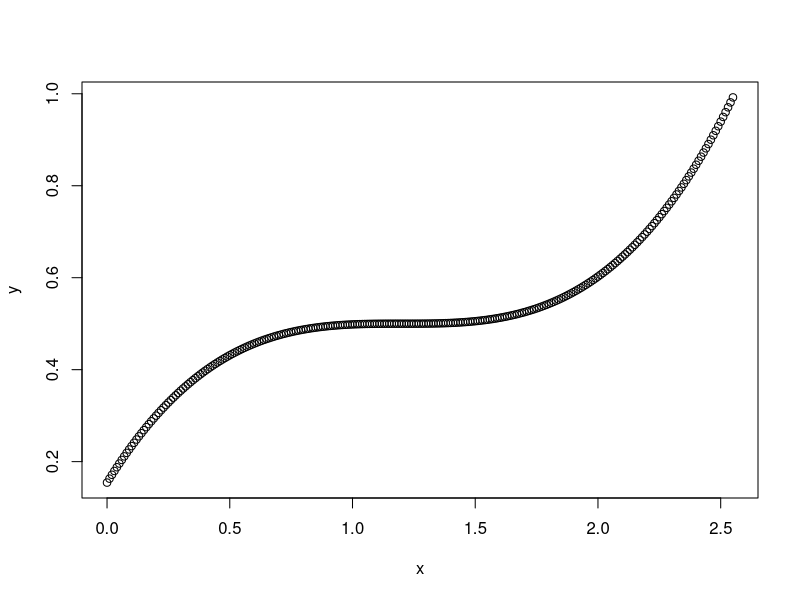
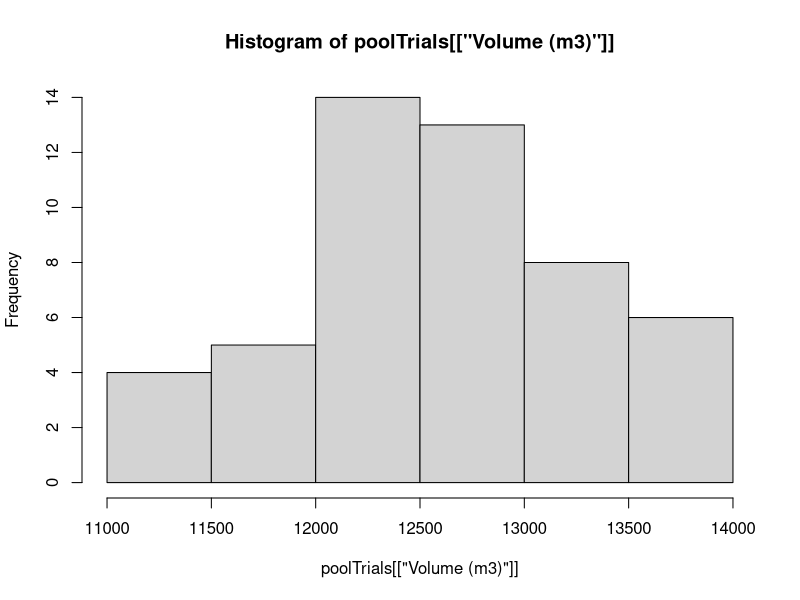
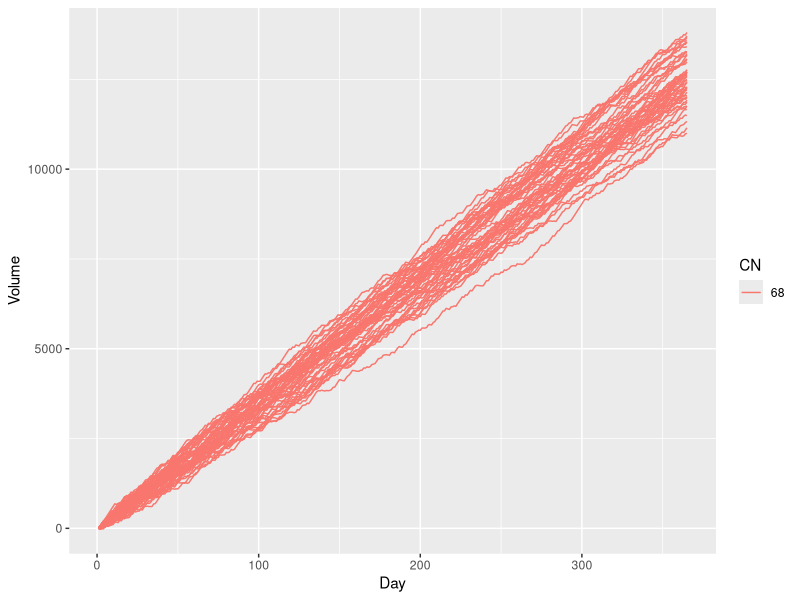
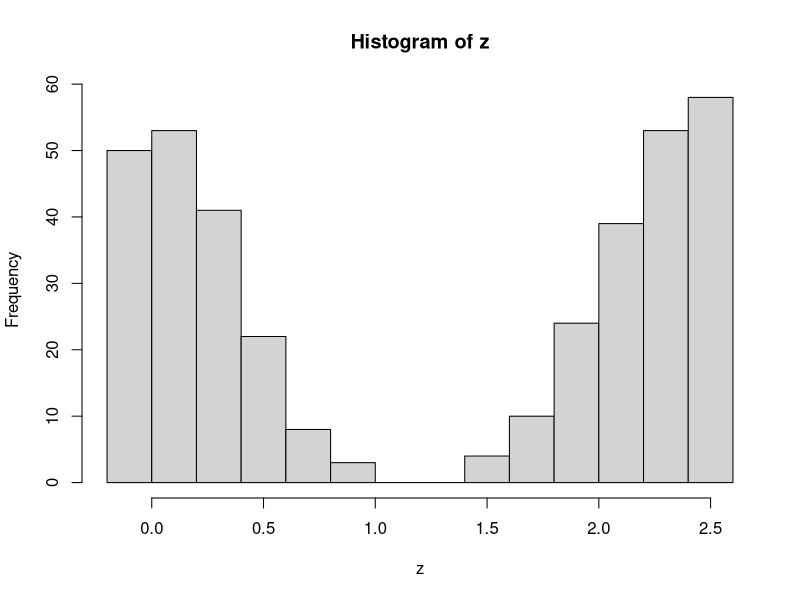
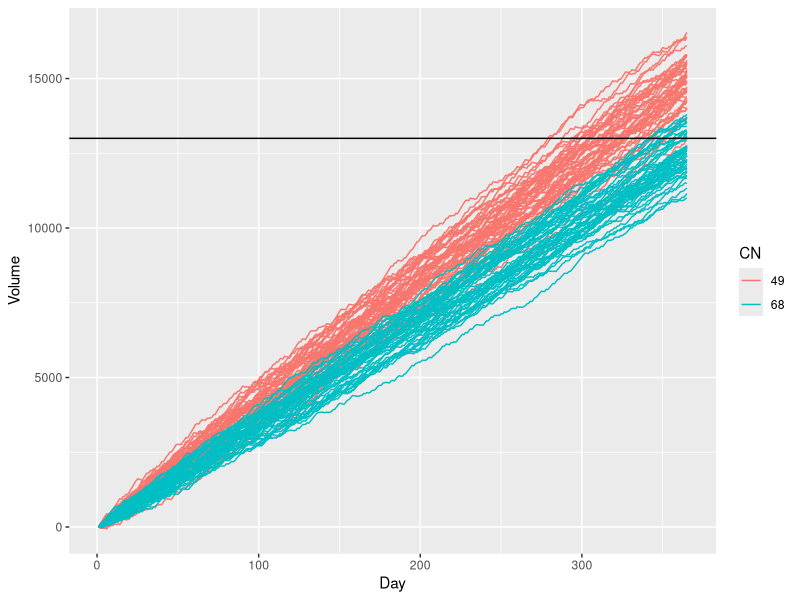
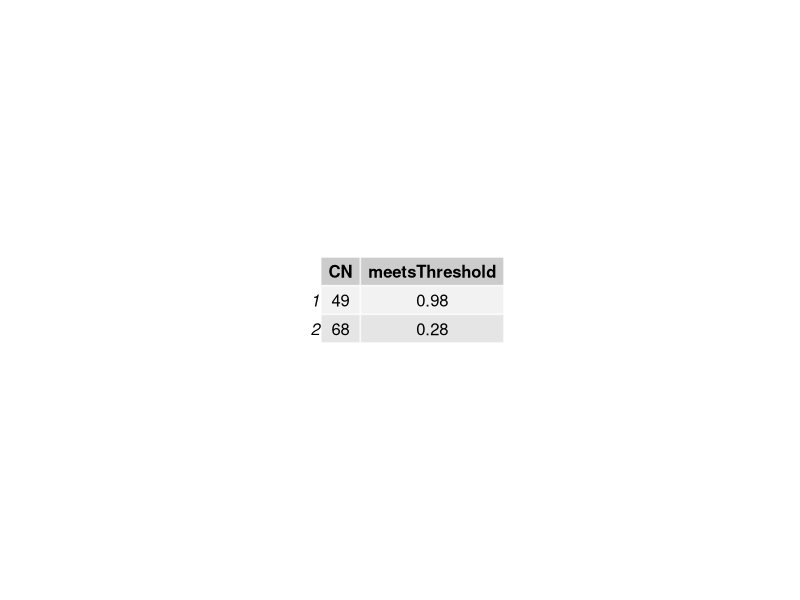

The R source for these figures, in order:
library(dplyr)
library(gridExtra)
library(ggplot2)
library(stats)

#Cube root helper function needed to find roots for CDF
cubeRoot<-function(x){
  sign(x)*abs(x)^(1/3)
}

#estimated cdf function based on Italian data (estimating distribution only, not actual rainfall amounts)
cdf <- function(x){
  return(.2*(x-1.2)^3+0.5)
}

#solved cdf for pdf
pdf <- function(u){
  return(cubeRoot((u-0.5)/0.2)+1.2)
}

#plot CDF
x<- seq(0,pdf(1), by =.01)
y <- c()

for(i in 1:length(x)){
  t<-cdf(x[i])
  y<-c(y,t)
}

png(file="Rainfall_CDF.png",
    width=600, height=600)
cdfPlot <- plot(x,y)
cdfPlot
dev.off()

#trials
ntrials <- 50

#assumptions, parameters, equations
surfaceArea = 40000 #sq meters
CN = 68
S = 25400/CN-254

#setup data frames for recording data
poolTrials <- setNames(data.frame(matrix(ncol = 1, nrow = 0)), c("Volume (m3)"))
pool.df <- setNames(data.frame(matrix(ncol = 4, nrow = 0)), c("CN","Trial","Day","Volume"))

#run trials
for(j in 1:ntrials){
  
  #run simulation for one year of rainfall, 365 days
  nsamples <- 365
  
  #system starts with no water
  pool <- 0
  
  #get uniform distribution to input into the PDF
  u <- runif(nsamples, min =0, max = 1);
  z<-c()

  for(i in 1:nsamples){
    #get today's rain
    r<-pdf(u[i])
    z<-c(z,r)
    
    #rain volume is rainfall multiplied by surface area
    totalRain <- r/1000*surfaceArea
    
    #calculate runoff
    Q = ((totalRain-0.2*S)^2/(totalRain+0.8*S))
    
    #add rain to system
    poolVal <- setNames(data.frame(matrix(c(CN, j,i,pool),nrow=1,ncol=4)), c("CN","Trial","Day","Volume"))
    pool.df <- rbind(pool.df , poolVal)
    pool <- pool+totalRain-Q
  }
  
  #save data from each trial
  poolTrial <- setNames(data.frame(matrix(c(pool),nrow=1,ncol=1)), c("Volume (m3)"))
  poolTrials <- rbind(poolTrials, poolTrial)
  
}

##distribution of water system volume from all trials
png(file="Distribution_of_trial_results_CN_of_68.png",
    width=600, height=600)
hist(poolTrials[["Volume (m3)"]])
dev.off()

#plot water volume over time for all trials
pool.df$CN <- as.factor(pool.df$CN)

png(file="Water_Volumes_Over_Time_50_Trials_CN_of_68.png",
    width=600, height=600)
poolPlot <- ggplot(pool.df, aes(x=Day, y=Volume, group = Trial, color = CN)) +
         geom_line()
poolPlot
dev.off()

pool.df$CN <- as.numeric(as.character(pool.df$CN))

#########################################
#Fair hydrologic conditions instead of poor, CN = 49
#########################################

#number of trials
ntrials <- 50

#assumptions, parameters, equations
surfaceArea = 40000 #sq meters
CN = 49
S = 25400/CN-254

#setup data frames for recording data
poolTrials <- setNames(data.frame(matrix(ncol = 1, nrow = 0)), c("Volume (m3)"))

#run trials
for(j in 1:ntrials){
  
  #run simulation for one year of rainfall, 365 days
  nsamples <- 365
  
  #system starts with no water
  pool <- 0
  
  #get uniform distribution to input into the PDF
  u <- runif(nsamples, min =0, max = 1);
  z<-c()
  
  for(i in 1:nsamples){
    #get today's rain
    r<-pdf(u[i])
    z<-c(z,r)
    
    #rain volume is rainfall multiplied by surface area
    totalRain <- r/1000*surfaceArea
    
    #calculate runoff
    Q = ((totalRain-0.2*S)^2/(totalRain+0.8*S))
    
    #add rain to system
    poolVal <- setNames(data.frame(matrix(c(CN, j,i,pool),nrow=1,ncol=4)), c("CN","Trial","Day","Volume"))
    pool.df <- rbind(pool.df , poolVal)
    pool <- pool+totalRain-Q
  }
  
  ##save distribution plot of daily rainfall from the fifth trial, just for show
  if(j==5){
    png(file="Rainfall_Distribution.png",
        width=600, height=600)
    distributionPlot <- hist(z)
    distributionPlot
    dev.off()
  }
  
  #save data from each trial
  poolTrial <- setNames(data.frame(matrix(c(pool),nrow=1,ncol=1)), c("Volume (m3)"))
  poolTrials <- rbind(poolTrials, poolTrial)
  
}

pool.df$CN <- as.factor(pool.df$CN)

##Volume needed to start production
requiredVolume = 13000

png(file="Water_Volumes_Over_Time_50_Trials_2_CN.png",
    width=600, height=600)
poolPlot <- ggplot(pool.df, aes(x=Day, y=Volume, group = interaction(Trial, CN), color = CN)) +
  geom_line() + 
  geom_hline(yintercept  = requiredVolume)
poolPlot
dev.off()

#Calculate what percent of trials were successful
finalWaterVolume <- pool.df %>%
  filter(Day == 365) %>%
  mutate(thresholdCheck = ifelse(Volume>=requiredVolume, 1, NA)) %>%
  group_by(CN) %>%
  summarise(meetsThreshold = sum(!is.na(thresholdCheck))/ntrials)

#Table for project success chance by CN number
png("Project_Success_Chances.png")
p<-tableGrob(finalWaterVolume)
grid.arrange(p)
dev.off()